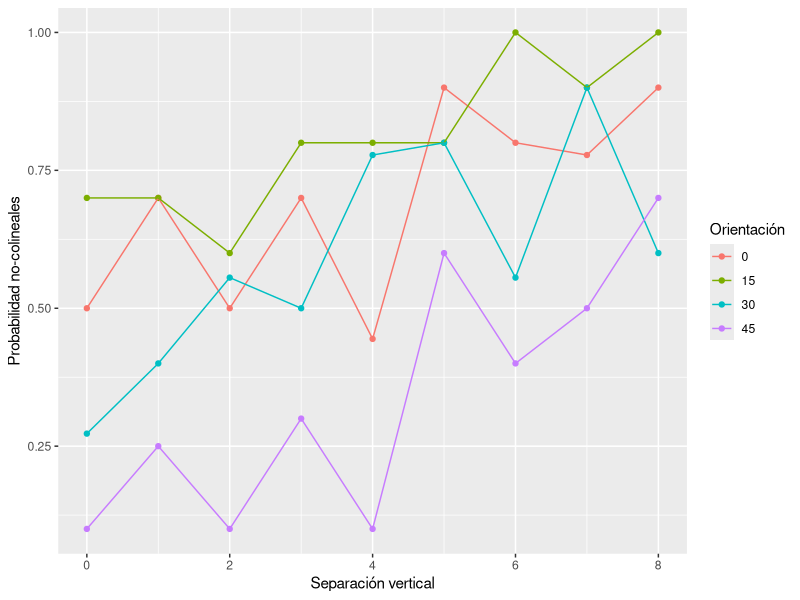

This figure's R source:
## ---- chunk 1
# Las librerías que necesitamos
libraries <- c("tidyverse","cowplot","quickpsy",
               "broom","knitr","circular")
knitr::opts_chunk$set(echo = F, warning = F)

# Cargamos las librerias que necesitamos, si no las tenemos, indicamos a R que las instale
invisible(
  lapply(
    libraries, function(x) {
      if(!require(x, character.only = T, quietly = T)) {
        install.packages(x)
        require(x, character.only = T, quietly = T)
      }
    }
  )
)
## ---- chunk 2
UA <- read.table("./pia/P2/MisDatos_UA_mix.txt", header = F, skip = 7, 
                 col.names = c("Trial", "Condi", "Torsion", "Coline", "Resp", "Sentit", "TR "))

UA_summary <- UA %>%
  group_by(Torsion,Coline) %>%
  summarize(prop = mean(Resp))
## ---- chunk 3
knitr::kable(UA_summary %>% spread(Torsion, prop),
             col.names = c("Colinealidad","0 deg.","15 deg.", "30 deg.", "45 deg."))
## ---- chunk 4
ggplot(UA_summary,aes(Coline, prop, color = factor(Torsion))) +
  geom_point() + 
  geom_line() +
  labs(x = "Separación vertical",
       y = "Probabilidad no-colineales",
       color = "Orientación")
## ---- chunk 5
logit_fun = function(p){
  return(log(p/(1-p)))
}

UA_Spread <- UA_summary %>% spread(Torsion, prop)

UA_summary_log <- (UA_summary_logit <- UA_Spread %>%
  mutate(`0`= ifelse(`0`==0,0.01,ifelse(`0`==1,0.99,`0`)),
         `15`= ifelse(`15`==0,0.01,ifelse(`15`==1,0.99,`15`)),
         `30`= ifelse(`30`==0,0.01,ifelse(`30`==1,0.99,`30`)),
         `45`= ifelse(`45`==0,0.01,ifelse(`45`==1,0.99,`45`))) %>%
  group_by(Coline) %>%
  mutate_all(.funs="logit_fun")) %>%
  gather(id,value,`0`:`45`) %>%
  group_by(id) %>%
  do(broom::tidy(lm(value ~ Coline, data = .))) %>%
  select(1:3)

fit_colineal_par <- data.frame(b = UA_summary_log$estimate[c(1,3,5,7)],
                               a = UA_summary_log$estimate[c(2,4,6,8)],
                               Colineal = c("0_deg","15_deg","30_deg","45_deg")) %>%
  mutate(UA = -b/a)
## ---- chunk 6
knitr::kable(UA_summary_logit ,
             col.names = c("Colinealidad","0 deg.","15 deg.", "30 deg.", "45 deg."), 
             digits = 2)
## ---- chunk 7
knitr::kable(fit_colineal_par, 
             digits = 2,
             col.names=c("Intercepto","Pendiente","Colinealidad","Umbral Absoluto"))
